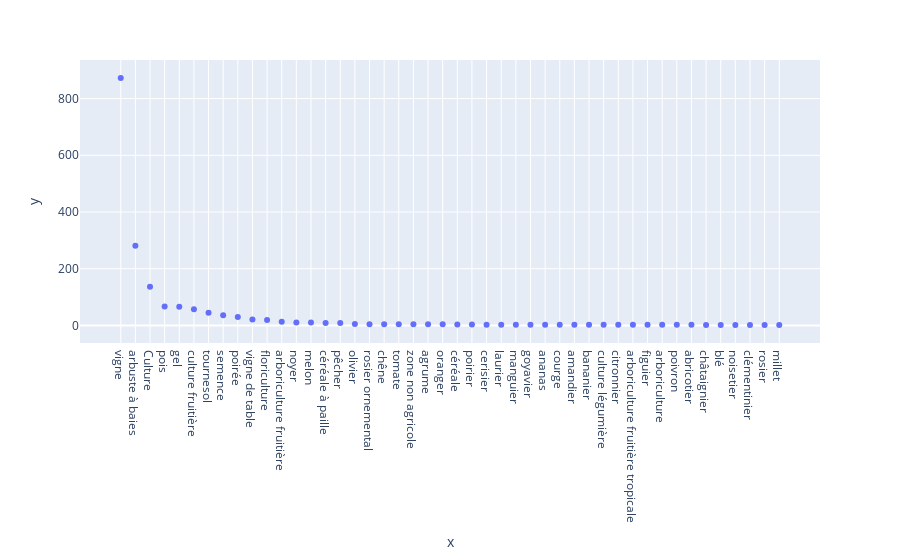

This figure's notebook cell:
### Code cell
import plotly.express as px

freq_df = px.data.iris() # iris is a pandas DataFrame
fig = px.scatter(freq_df, x=true_labels, y=features)
fig.show()

### Figure 1 — Plotly figure (JSON) as saved in the notebook; plotly's stock layout.template omitted (floating-point values rounded to 4 significant figures)
{"data": [{"hovertemplate": "x=%{x}<br>y=%{y}<extra></extra>", "legendgroup": "", "marker": {"color": "#636efa", "symbol": "circle"}, "mode": "markers", "name": "", "orientation": "v", "showlegend": false, "type": "scatter", "x": ["vigne", "arbuste à baies", "Culture", "pois", "gel", "culture fruitière", "tournesol", "semence", "poirée", "vigne de table", "floriculture", "arboriculture fruitière", "noyer", "melon", "céréale à paille", "pêcher", "olivier", "rosier ornemental", "chêne", "tomate", "zone non agricole", "agrume", "oranger", "céréale", "poirier", "cerisier", "laurier", "manguier", "goyavier", "ananas", "courge", "amandier", "bananier", "culture légumière", "citronnier", "arboriculture fruitière tropicale", "figuier", "arboriculture", "poivron", "abricotier", "châtaignier", "blé", "noisetier", "clémentinier", "rosier", "millet"], "xaxis": "x", "y": [873, 281, 136, 67, 66, 57, 45, 36, 30, 21, 19, 13, 10, 10, 8, 8, 5, 4, 4, 4, 4, 4, 4, 3, 3, 2, 2, 2, 2, 2, 2, 2, 2, 2, 2, 2, 2, 2, 2, 2, 1, 1, 1, 1, 1, 1], "yaxis": "y"}], "layout": {"legend": {"tracegroupgap": 0}, "margin": {"t": 60}, "xaxis": {"anchor": "y", "domain": [0, 1], "title": {"text": "x"}}, "yaxis": {"anchor": "x", "domain": [0, 1], "title": {"text": "y"}}}}
